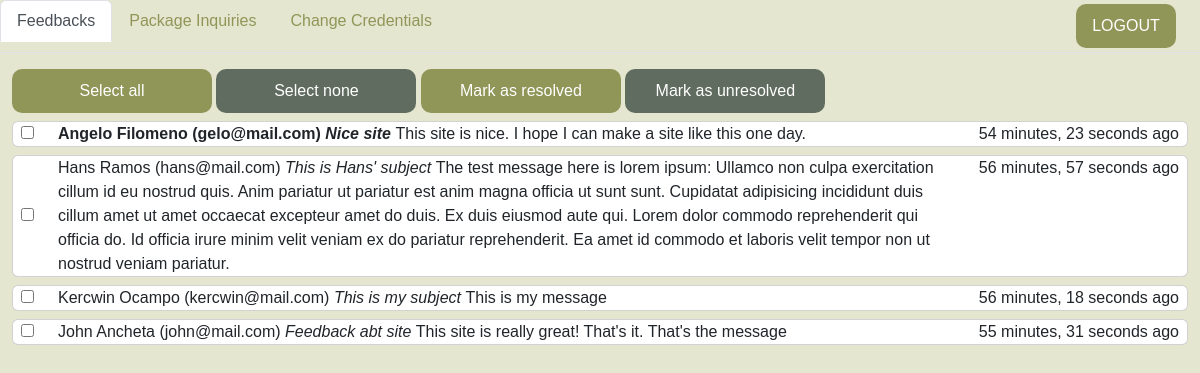
/admin.php (signed in), run on the app's committed database.
### tables this page shows
CREATE TABLE `feedbacks` (
  `id` bigint(20) NOT NULL,
  `resolved` tinyint(1) NOT NULL DEFAULT 0,
  `name_first` text NOT NULL,
  `name_last` text NOT NULL,
  `email` text NOT NULL,
  `subject` text NOT NULL,
  `message` longtext NOT NULL,
  `post_time` datetime NOT NULL DEFAULT current_timestamp()
);

### php/utils.php (called while the page is built, shortened)
<?php
function time_elapsed_string($datetime, $level = 7) {
  $now = new DateTime;
  $ago = new DateTime($datetime);
  $diff = $now->diff($ago);
  $diff->w = floor($diff->d / 7);
  $diff->d -= $diff->w * 7;
  $string = array(
      'y' => 'year',
      'm' => 'month',
      'w' => 'week',
      'd' => 'day',
      'h' => 'hour',
      'i' => 'minute',
      's' => 'second',
  );
  foreach ($string as $k => &$v) {
      if ($diff->$k) {
          $v = $diff->$k . ' ' . $v . ($diff->$k > 1 ? 's' : '');
      } else {
          unset($string[$k]);
      }
  }
  $string = array_slice($string, 0, $level);
  return $string ? implode(', ', $string) . ' ago' : 'just now';
}
function check_str_empty($str)
{
  return strlen($str) < 1;
}
?>

### php/database.php (called while the page is built, shortened)
<?php
  require_once 'utils.php';
  $conn = new mysqli(DB_HOST, DB_USER, DB_PASS, DB_NAME);
  function get_total_table_count($table_name)
  {
    global $conn;
    $sql = "SELECT COUNT(*) FROM `$table_name`";
    $preppedStmt = $conn->prepare($sql);
    if(!$preppedStmt->execute()) { return false; }
    $result = $preppedStmt->get_result();
    return !empty($result) ? $result->fetch_all()[0][0] : false;
  }
  function get_all_feedbacks()
  {
    global $conn;
    $sql = "SELECT * FROM `feedbacks` ORDER BY `resolved` ASC";
    $preppedStmt = $conn->prepare($sql);
    $feedbacks = array();
    if($preppedStmt->execute())
    {
      $result = $preppedStmt->get_result();
      while($row = $result->fetch_assoc())
      {
        $feedbacks[] = $row;
      }
      return $feedbacks;
    }
    return false;
  }
?>

### admin.php (the view, shortened to what this page needs)
<!doctype html>
<html lang="en">
  <head>
    <link href="https://cdn.jsdelivr.net/npm/bootstrap@5.2.1/dist/css/bootstrap.min.css" rel="stylesheet"
>
    <link rel="stylesheet" href="./styles/admin.css">
  </head>
  <body>
    <main>
      <?php
        require_once 'php/utils.php';
        $tab = isset($_GET['tab']) ? trim($_GET['tab']) : 'feedbacks';
        $has_tab = !check_str_empty($tab);
      ?>
      <ul class="nav nav-tabs" id="myTab" role="tablist">
        <li class="nav-item" role="presentation">
          <button class="nav-link <?php if($has_tab && ($tab === 'feedbacks')) { echo 'active'; } ?>" id="feedbacks-tab" data-bs-toggle="tab" data-bs-target="#feedbacks" type="button" role="tab" aria-controls="feedbacks" aria-selected="true">Feedbacks</button>
        </li>
        <li class="nav-item" role="presentation">
          <button class="nav-link <?php if($has_tab && ($tab === 'package_inquiries')) { echo 'active'; } ?>" id="package_inquiries-tab" data-bs-toggle="tab" data-bs-target="#package_inquiries" type="button" role="tab" aria-controls="package_inquiries" aria-selected="false">Package Inquiries</button>
        </li>
        <li class="nav-item" role="presentation">
          <button class="nav-link <?php if($has_tab && ($tab === 'change_credentials')) { echo 'active'; } ?>" id="change_credentials-tab" data-bs-toggle="tab" data-bs-target="#change_credentials" type="button" role="tab" aria-controls="change_credentials" aria-selected="false">Change Credentials</button>
        </li>
        <div class="d-flex flex-row-reverse align-items-center justify-content-end ms-auto mx-4 my-1">
          <a href="php/logout.php">
            <button class="logout-btn">LOGOUT</button>
            </a>
        </div>
      </ul>
      <div class="tab-content">
        <div class="tab-pane <?php if($has_tab && ($tab === 'feedbacks')) { echo 'active'; } ?>" id="feedbacks" role="tabpanel" aria-labelledby="feedbacks-tab">
          <div class="container-fluid d-flex vh-100 flex-column py-3">
            <div class="row flex-shrink-1 pb-2">
              <div class="col">
                <button type="button" class="admin-btn" onclick="select_all('feedbacks')">Select all</button>
                <button type="button" class="admin-btn secondary-admin-btn" onclick="select_none('feedbacks')">Select none</button>
                <button type="submit" form="form_feedbacks" name="status" value="multiple_resolve" class="admin-btn">Mark as resolved</button>
                <button type="submit" form="form_feedbacks" name="status" value="multiple_unresolve" class="admin-btn secondary-admin-btn">Mark as unresolved</button>
              </div>
            </div>
            <div class="row flex-grow-1 overflow-auto">
              <div class="col">
                <?php if(get_total_table_count(TABLE_FEEDBACKS) > 0): ?>
                  <?php $feedbacks = get_all_feedbacks(); ?>
                  <?php foreach($feedbacks as $feedback): ?>
                    <div class="card mb-2 overflow-hidden" onclick="show_entry_full(this, 'feedbacks')">
                      <div class="row px-2 d-flex align-items-center">
                        <div class="col-auto">
                          <input type="checkbox" form="form_feedbacks" class="selector" name="statuses[<?php echo htmlspecialchars($feedback['id'])?>]" onclick="on_checkbox_click(event)">
                        </div>
                        <div class="col">
                          <div class="row">
                            <div class="col">
                              <?php if(!$feedback['resolved']) { echo '<strong>'; } ?>
                                <span class="name_first"><?php echo htmlspecialchars($feedback['name_first'])?> </span>
                                <span class="name_last"><?php echo htmlspecialchars($feedback['name_last'])?> </span>
                                <span class="email">(<?php echo htmlspecialchars($feedback['email'])?>) </span>
                                <span class="subject"><em><?php echo htmlspecialchars($feedback['subject'])?> </em></span>
                              <?php if(!$feedback['resolved']) { echo '</strong>'; } ?>
                              <span class=" message"><?php echo htmlspecialchars($feedback['message'])?> </span>
                            </div>
                            <div class="col-auto">
                              <span class="time"><?php echo time_elapsed_string($feedback['post_time'], 2);?></span>
                            </div>
                          </div>
                        </div>
                      </div>
                    </div>
                  <?php endforeach; ?>
                <?php else: ?>
                  Nothing to see here!
                <?php endif; ?>
              </div>
            </div>
          </div>
        </div>
      </div>
    </main>
  </body>
</html>

### styles/admin.css (style rules this page uses)
* { --primary: #8F9657; --primary-dark: #395323; --secondary: #606C5F; --secondary-dark: #2B3533; }
body { background-color: #e4e6d0; font-family: 'Poppins', sans-serif; }
.logout-btn { background-color: var(--primary); padding: 10px; min-width: 100px; border: none; border-radius: 10px; color: white; }
.admin-btn { background-color: var(--primary); min-width: 200px; padding: 10px; border: none; border-radius: 10px; color: white; }
.secondary-admin-btn { background-color: var(--secondary); }
.nav-link { color: var(--primary); }

### data on the page
feedbacks: name_first "Angelo", name_last "Filomeno", email "gelo@mail.com", subject "Nice site", message "This site is nice. I hope I can make a site like this one day.", post_time "54 minutes, 23 seconds ago"
feedbacks: name_first "Hans", name_last "Ramos", email "hans@mail.com", subject "This is Hans' subject", message "The test message here is lorem ipsum: Ullamco non culpa exercitation cillum id eu nostrud quis. Anim pariatur ut pariatur est anim magna officia ut sunt sunt. Cupidatat adipisicing incididunt duis cillum amet ut amet occaecat excepteur amet do duis. Ex duis eiusmod aute qui. Lorem dolor commodo reprehenderit qui officia do. Id officia irure minim velit veniam ex do pariatur reprehenderit. Ea amet id commodo et laboris velit tempor non ut nostrud veniam pariatur.", post_time "56 minutes, 57 seconds ago"
feedbacks: name_first "Kercwin", name_last "Ocampo", email "kercwin@mail.com", subject "This is my subject", message "This is my message", post_time "56 minutes, 18 seconds ago"
feedbacks: name_first "John", name_last "Ancheta", email "john@mail.com", subject "Feedback abt site", message "This site is really great! That's it. That's the message", post_time "55 minutes, 31 seconds ago"
